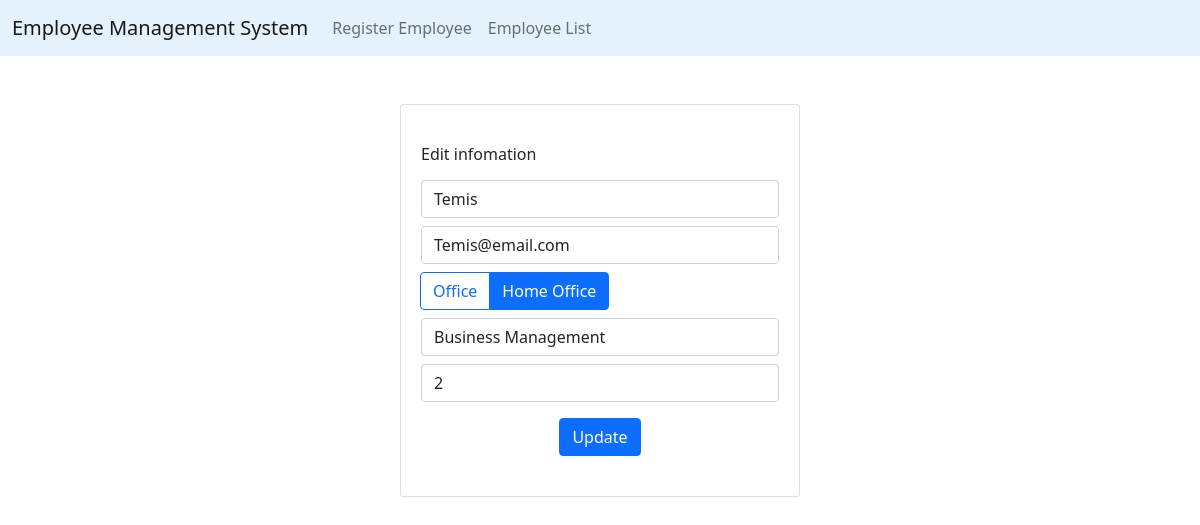
/employees/3/edit, run on the app's committed database.
### app.py (models this page shows, shortened)
class Employee(db.Model):
    id = db.Column(db.Integer, primary_key=True)
    name = db.Column(db.String(100), nullable=False)
    mail = db.Column(db.String(100), nullable=False)
    is_remote = db.Column(db.Boolean)
    department = db.Column(db.String(100))
    year = db.Column(db.Integer, default=0)
    created_at = db.Column(db.DateTime, nullable=False, default=datetime.utcnow)
    updated_at = db.Column(db.DateTime, nullable=False, default=datetime.utcnow, onupdate=datetime.utcnow)

### app.py (the view)
@app.route("/employees/<int:id>/edit")
def employee_edit(id):
    employee = Employee.query.get_or_404(id)
    return render_template("employee_edit.html", employee=employee)

### templates/employee_edit.html (shortened to what this page needs)
{% extends "base.html" %}
{%block body %}
<div class="container mt-5 mb-5 d-flex justify-content-center">
	<div class="card px-1 py-4" style="width: 400px;">
		<div class="card-body">
			<h6 class="card-title mb-3">Edit infomation</h6>
			<form action="{{ url_for('employee_update', id=employee.id) }}" method="POST">
				<div class="row">
					<div class="col-sm-12">
						<div class="form-group">
							<input name="name" value="{{ employee.name }}" class="form-control" type="text" placeholder="Name">
						</div>
					</div>
				</div>
				<div class="row mt-2">
					<div class="col-sm-12">
						<div class="form-group">
							<input name="mail" value="{{ employee.mail }}" class="form-control" type="text" placeholder="Email">
						</div>
					</div>
				</div>
				<div class="row mt-2">
					<div class="col-sm-12">
						<div class="form-group">
							<div class="btn-group" role="group" aria-label="is_remote toggle">
								<label class="btn btn-outline-primary" for="is_remote1">Office</label>
								<label class="btn btn-outline-primary" for="is_remote2">Home Office</label>
							</div>
						</div>
					</div>
				</div>
				<div class="row mt-2">
					<div class="col-sm-12">
						<div class="form-group">
							<input name="department" value="{{ employee.department }}" class="form-control" type="text" placeholder="Department">
						</div>
					</div>
				</div>
				<div class="row mt-2">
					<div class="col-sm-12">
						<div class="form-group">
							<input name="year" min="0" value="{{ employee.year }}" class="form-control" type="number" placeholder="Year">
						</div>
					</div>
				</div>
				<div class="row mt-3">
					<div class="col text-center">
						<button type="submit" class="btn btn-primary">Update</button>
					</div>
				</div>
			</form>
		</div>
	</div>
</div>
{% endblock %}

### data on the page
Employee: name "Temis", mail "Temis@email.com", department "Business Management", year "2"
